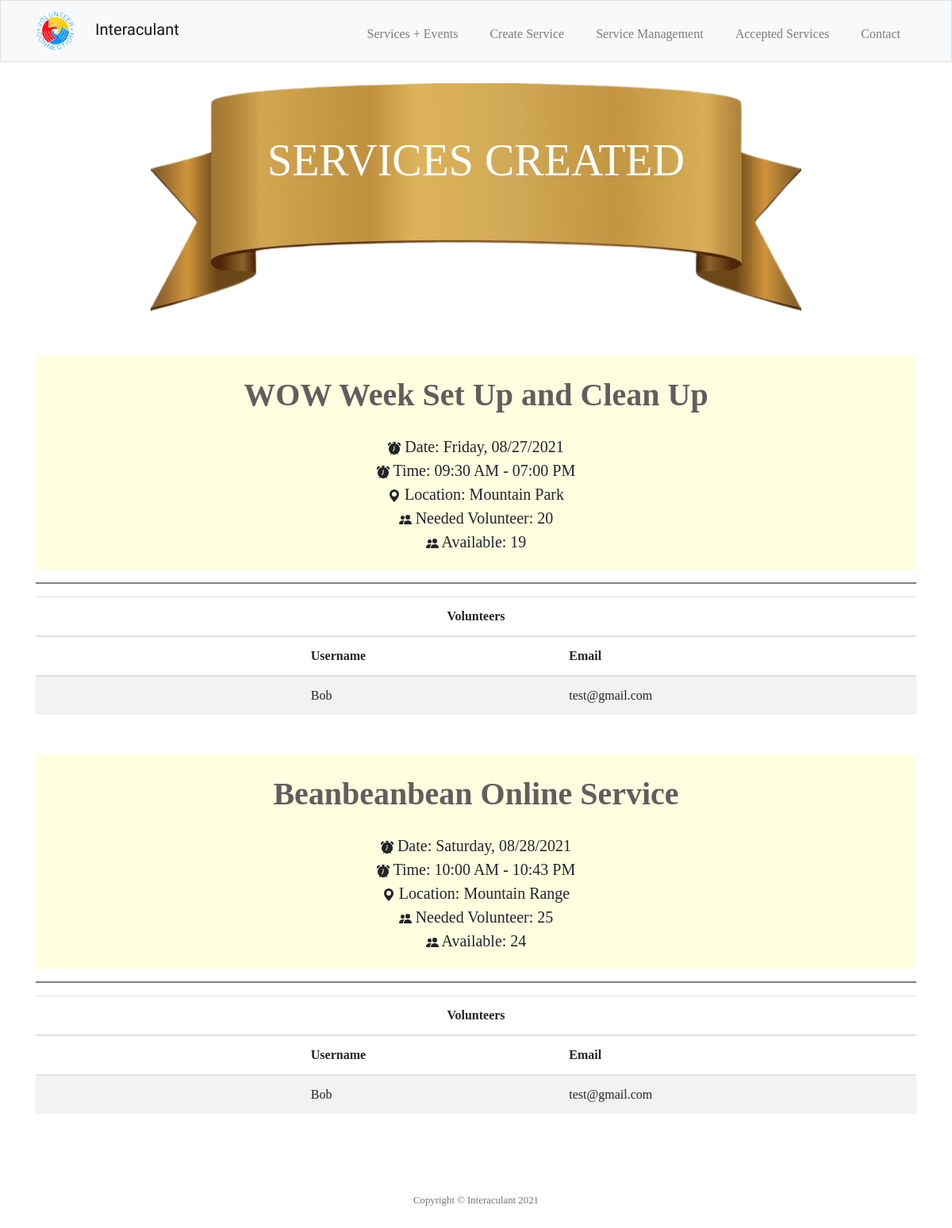
/service_management (signed in), run on the app's committed database.
### tables this page shows
CREATE TABLE services (id INTEGER, user_id INTEGER, theme TEXT NOT NULL, title TEXT NOT NULL, host_username TEXT NOT NULL, host_email TEXT NOT NULL, date TEXT NOT NULL, start_time TEXT NOT NULL, end_time TEXT NOT NULL, location TEXT NOT NULL, total_volunteer INTEGER NOT NULL, available INTEGER NOT NULL, instruction TEXT NOT NULL, PRIMARY KEY(id) FOREIGN KEY(user_id) REFERENCES users(id));

CREATE TABLE volunteers (services_id INTEGER, user_id INTEGER, volunteer_username TEXT NOT NULL, volunteer_email TEXT NOT NULL, title TEXT NOT NULL, date TEXT NOT NULL, start_time TEXT NOT NULL, end_time TEXT NOT NULL, location TEXT NOT NULL, FOREIGN KEY(services_id) REFERENCES services(id), FOREIGN KEY(user_id) REFERENCES users(id));

### app.py (the view)
@app.route("/service_management", methods = ["GET"])
@login_required
def service_management():
    con = sqlite3.connect("volunteer.db")
    con.row_factory = dict_factory
    db = con.cursor()
    services_created = db.execute("SELECT id, title, date, start_time, end_time, location, total_volunteer, available FROM services WHERE user_id = ?", [session["user_id"]]).fetchall()
    volunteer = db.execute("SELECT services_id, volunteer_username, volunteer_email FROM volunteers WHERE user_id = ?", [session["user_id"]]).fetchall()
    con.commit()
    con.close()
    return render_template("service_management.html", services_created = services_created, volunteers = volunteer)

### app.py (called while the page is built)
@app.after_request
def after_request(response):
    response.headers["Cache-Control"] = "no-cache, no-store, must-revalidate"
    response.headers["Expires"] = 0
    response.headers["Pragma"] = "no-cache"
    return response

### helper.py (called while the page is built)
def dict_factory(cursor, row):
    d = {}
    for idx,col in enumerate(cursor.description):
        d[col[0]] = row[idx]
    return d

def login_required(f):
    @wraps(f)
    def decorated_function(*args, **kwargs):
        if session.get("user_id") is None:
            return redirect("/login")
        return f(*args, **kwargs)
    return decorated_function

### templates/service_management.html (shortened to what this page needs)
{% extends "layout.html" %}
{% block main %}
    <header class="service-title">
        <div class="service-text display-4">
            <span>SERVICES CREATED</span>
        </div>
    </header>
    <section>
        <div class="container">
            {% for service in services_created %}
                <div class="service-name" style="background-color:lightyellow;">
                    <div>
                        <p class= "service-events-title" style="margin-bottom: 0px;">{{service.title}}</p>
                    </div>
                </div>
                <div class="service-box-container" style="background-color:lightyellow; padding-bottom: 20px;">
                    <div class= "service-box-item-time">
                        Date: {{service.date}}
                    </div>
                    <div class= "service-box-item-time">
                        Time: {{service.start_time}} - {{service.end_time}}
                    </div>
                    <div class= "service-box-item-time">
                        <svg xmlns="http://www.w3.org/2000/svg" width="16px" height="auto" fill="currentColor" class="bi bi-geo-alt-fill" viewBox="0 0 16 16">
                            <path d="M8 16s6-5.686 6-10A6 6 0 0 0 2 6c0 4.314 6 10 6 10zm0-7a3 3 0 1 1 0-6 3 3 0 0 1 0 6z"/>
                        </svg>
                        Location: {{service.location}}
                    </div>
                    <div class= "service-box-item-time">
                        Needed Volunteer: {{service.total_volunteer}}
                    </div>
                    <div class= "service-box-item-time">
                        Available: {{service.available}}
                    </div>
                </div>
                <div>
                    <hr style="height:2px;border-width:0;color:gray;background-color:gray; ">
                </div>
                <div>
                    <table class="table table-striped" style="margin-bottom: 50px;">
                        <thead>
                            <tr>
                                <th scope="col" colspan="6" style="text-align: center;">Volunteers</th>
                            </tr>
                                <tr>
                                    <th></th>
                                    <th></th>
                                    <th></th>
                                    <th></th>
                                    <th scope="col">Username</th>
                                    <th scope="col">Email</th>
                                </tr>
                        </thead>
                        <tbody>
                            {% for volunteer in volunteers %}
                                {% if service.id == volunteer.services_id %}
                                    <tr>
                                        <td></td>
                                        <td></td>
                                        <td></td>
                                        <td></td>
                                        <td>{{volunteer.volunteer_username}}</td>
                                        <td>{{volunteer.volunteer_email}}</td>
                                    </tr>
                                {% endif %}
                            {% endfor %}
                        </tbody>
                    </table>
                </div>
            {% endfor %}
            </div>
    </section>
{% endblock %}

### static/login_register.css (style rules this page uses)
* { box-sizing: border-box; margin: 0; padding: 0; font-family: tisa; }
::placeholder { font-size: 1rem; }

### static/services.css (style rules this page uses)
main .service-title { background-image: url("/static/image/Ribbon.png"); background-repeat: no-repeat; background-position: center; background-size: auto; height: 300px; margin-top: 20px; position: relative; margin-bottom: 50px; }
main .service-text { position: absolute; top:35%; left: 50%; transform: translate(-50%, -50%); color: white; }
main .service-events-title { padding: 20px; color: rgb(96, 94, 94); font-weight: 600; font-size: 40px; text-align: center; }

### static/service_management.css (style rules this page uses)
main .service-box-container { display: flex; flex-direction: column; align-items: center; }
main .service-box-item-time { font-size: 20px; }

### data on the page
services: title "WOW Week Set Up and Clean Up", date "Friday, 08/27/2021", start_time "09:30 AM", end_time "07:00 PM", location "Mountain Park", total_volunteer "20", available "19"
volunteers: volunteer_username "Bob", volunteer_email "test@gmail.com"
services: title "Beanbeanbean Online Service", date "Saturday, 08/28/2021", start_time "10:00 AM", end_time "10:43 PM", location "Mountain Range", total_volunteer "25", available "24"
volunteers: volunteer_username "Bob", volunteer_email "test@gmail.com"
